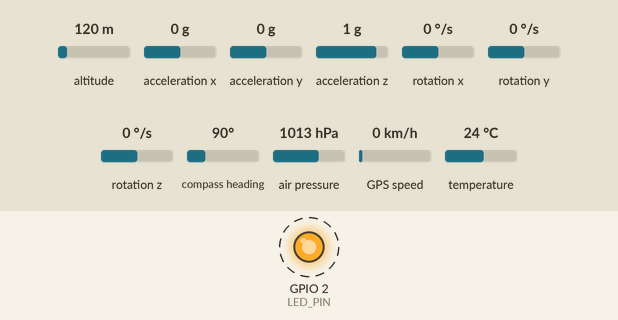
The sketch below on a simulated ESP32. Shown: output pins drawn as LEDs (lit = HIGH). Dashed ring = blinking. Inputs (shaded band) come from the test bench; at power-on: altitude 120 m, acceleration x 0 g, acceleration y 0 g, acceleration z 1 g, rotation x 0 °/s, rotation y 0 °/s, rotation z 0 °/s, compass heading 90°, air pressure 1013 hPa, GPS speed 0 km/h, temperature 24 °C. Storage starts empty; the GPS gets a fix after 3 s at 37.7749, -122.4194 with 8 satellites; no radio packets arrive unless stated; what the sketch prints to the serial monitor is not drawn.

Above: at 2.8 s.
Timing chart, 0 to 6.9 s (numbered marks = the images above):
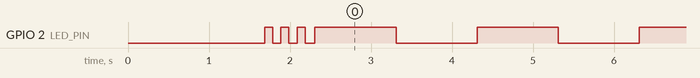

The sketch:

cansat_transmitter.ino
```cpp
/*
  CanSat flight unit (transmitter) - ESP32

  Reads:   BMP280 (temperature, pressure, altitude above launch site)
           MPU6050 IMU (acceleration, rotation rate)
           NEO-6M GPS (latitude, longitude, GPS altitude, satellites, UTC time)
  Logs:    every sample to a CSV file on the microSD card (5 Hz)
  Sends:   one sample per second over LoRa to the base station (1 Hz)

  Board:   "ESP32 Dev Module" (Arduino IDE, esp32 core by Espressif)
  Libraries (Library Manager):
           LoRa (Sandeep Mistry), TinyGPSPlus (Mikal Hart),
           Adafruit BMP280 Library, Adafruit MPU6050,
           Adafruit Unified Sensor, Adafruit BusIO
  Serial Monitor: 115200 baud (debug output while the CanSat is on USB)

  Wiring: see README.md
*/

#include <Wire.h>
#include <SPI.h>
#include <SD.h>
#include <LoRa.h>
#include <TinyGPSPlus.h>
#include <Adafruit_Sensor.h>
#include <Adafruit_BMP280.h>
#include <Adafruit_MPU6050.h>

// ---------------- Radio settings (MUST match the receiver) ----------------
// Use the band that is legal where you fly: 433E6 (Asia/EU 433 modules),
// 868E6 (Europe), 915E6 (Americas/Australia). The module must match too.
#define LORA_FREQ       433E6
#define LORA_SF         7        // 7 = fastest, 9-10 = longer range, slower
#define LORA_BW         125E3
#define LORA_CR         5        // coding rate 4/5
#define LORA_SYNC_WORD  0xF3     // private network id, keeps other LoRa traffic out
#define LORA_TX_POWER   17       // dBm (2..20). Check your local legal limit.

// ---------------- Timing ----------------
const uint32_t LOG_INTERVAL_MS = 200;    // SD logging: 5 samples per second
const uint32_t TX_INTERVAL_MS  = 1000;   // LoRa: 1 packet per second
const uint32_t FLUSH_INTERVAL_MS = 1000; // SD flush: lose at most 1 s on power cut

// ---------------- Pins (ESP32 DevKit V1, 30/38 pin) ----------------
// I2C bus: BMP280 + MPU6050
#define I2C_SDA     21
#define I2C_SCL     22
// GPS on UART2
#define GPS_RX_PIN  16   // ESP32 RX2  <- GPS TX
#define GPS_TX_PIN  17   // ESP32 TX2  -> GPS RX
#define GPS_BAUD    9600
// LoRa SX1278 / Ra-02 on VSPI
#define LORA_SCK    18
#define LORA_MISO   19
#define LORA_MOSI   23
#define LORA_CS     5
#define LORA_RST    14
#define LORA_DIO0   26
// microSD on its own SPI bus (HSPI) so it can't disturb the radio
#define SD_SCK      25
#define SD_MISO     27
#define SD_MOSI     32
#define SD_CS       33
// On-board LED: blinks on every LoRa packet
#define LED_PIN     2

// ---------------- Objects ----------------
Adafruit_BMP280 bmp;              // I2C
Adafruit_MPU6050 mpu;
TinyGPSPlus gps;
HardwareSerial GPSSerial(2);
SPIClass sdSPI(HSPI);
File logFile;

bool bmpOk = false, mpuOk = false, sdOk = false, loraOk = false;
char logName[16] = "";
float groundPressureHpa = 1013.25;  // measured at power-on, altitude is relative to it
uint32_t packetId = 0;
uint32_t lastLogMs = 0, lastTxMs = 0, lastFlushMs = 0, lastSdRetryMs = 0;

const char CSV_HEADER[] =
  "ms,utc,temp_c,pressure_hpa,alt_m,lat,lon,gps_alt_m,sats,"
  "ax_ms2,ay_ms2,az_ms2,gx_dps,gy_dps,gz_dps";

struct Sample {
  uint32_t ms;
  char utc[12];                // hh:mm:ss
  float tempC, pressHpa, altM;
  double lat, lon;
  float gpsAltM;
  int sats;
  float ax, ay, az;            // m/s^2
  float gx, gy, gz;            // deg/s
};

// ---------------------------------------------------------------------------

void feedGps() {
  while (GPSSerial.available()) gps.encode(GPSSerial.read());
}

bool initBmp() {
  // Most breakout boards use 0x76, some 0x77. Many "BMP280" boards are really
  // BME280 (chip id 0x60); temperature/pressure registers are identical.
  const uint8_t addrs[] = {0x76, 0x77};
  const uint8_t ids[] = {BMP280_CHIPID, 0x60};
  for (uint8_t a : addrs)
    for (uint8_t id : ids)
      if (bmp.begin(a, id)) {
        bmp.setSampling(Adafruit_BMP280::MODE_NORMAL,
                        Adafruit_BMP280::SAMPLING_X2,    // temperature
                        Adafruit_BMP280::SAMPLING_X16,   // pressure
                        Adafruit_BMP280::FILTER_X4,
                        Adafruit_BMP280::STANDBY_MS_1);
        return true;
      }
  return false;
}

void calibrateGroundPressure() {
  // Average 20 readings so "alt_m" reads 0 at the launch site.
  delay(100);
  float sum = 0;
  for (int i = 0; i < 20; i++) {
    sum += bmp.readPressure() / 100.0f;
    delay(50);
  }
  groundPressureHpa = sum / 20.0f;
}

bool initMpu() {
  if (!mpu.begin(0x68, &Wire) && !mpu.begin(0x69, &Wire)) return false;
  mpu.setAccelerometerRange(MPU6050_RANGE_16_G);   // parachute opening shock
  mpu.setGyroRange(MPU6050_RANGE_500_DEG);
  mpu.setFilterBandwidth(MPU6050_BAND_21_HZ);
  return true;
}

bool openLogFile() {
  // New file every power-on: LOG000.CSV, LOG001.CSV, ...
  for (int i = 0; i < 1000; i++) {
    snprintf(logName, sizeof(logName), "/LOG%03d.CSV", i);
    if (!SD.exists(logName)) break;
  }
  logFile = SD.open(logName, FILE_WRITE);
  if (!logFile) return false;
  logFile.println(CSV_HEADER);
  logFile.flush();
  return true;
}

bool initSd() {
  sdSPI.begin(SD_SCK, SD_MISO, SD_MOSI, SD_CS);
  if (!SD.begin(SD_CS, sdSPI, 4000000)) return false;
  return openLogFile();
}

bool initLora() {
  SPI.begin(LORA_SCK, LORA_MISO, LORA_MOSI, LORA_CS);
  LoRa.setSPI(SPI);
  LoRa.setPins(LORA_CS, LORA_RST, LORA_DIO0);
  if (!LoRa.begin(LORA_FREQ)) return false;
  LoRa.setSpreadingFactor(LORA_SF);
  LoRa.setSignalBandwidth(LORA_BW);
  LoRa.setCodingRate4(LORA_CR);
  LoRa.setSyncWord(LORA_SYNC_WORD);
  LoRa.enableCrc();
  LoRa.setTxPower(LORA_TX_POWER);
  return true;
}

void readSample(Sample &s) {
  s.ms = millis();

  if (bmpOk) {
    s.tempC = bmp.readTemperature();
    s.pressHpa = bmp.readPressure() / 100.0f;
    s.altM = bmp.readAltitude(groundPressureHpa);
  } else {
    s.tempC = s.pressHpa = s.altM = NAN;
  }

  if (mpuOk) {
    sensors_event_t a, g, t;
    mpu.getEvent(&a, &g, &t);
    s.ax = a.acceleration.x;  s.ay = a.acceleration.y;  s.az = a.acceleration.z;
    s.gx = g.gyro.x * RAD_TO_DEG;  s.gy = g.gyro.y * RAD_TO_DEG;  s.gz = g.gyro.z * RAD_TO_DEG;
  } else {
    s.ax = s.ay = s.az = s.gx = s.gy = s.gz = NAN;
  }

  // Treat a fix older than 3 s as lost
  bool fix = gps.location.isValid() && gps.location.age() < 3000;
  s.lat = fix ? gps.location.lat() : 0.0;
  s.lon = fix ? gps.location.lng() : 0.0;
  s.gpsAltM = (fix && gps.altitude.isValid()) ? gps.altitude.meters() : NAN;
  s.sats = gps.satellites.isValid() ? gps.satellites.value() : 0;
  if (gps.time.isValid())
    snprintf(s.utc, sizeof(s.utc), "%02d:%02d:%02d",
             gps.time.hour(), gps.time.minute(), gps.time.second());
  else
    strcpy(s.utc, "--:--:--");
}

// One CSV line, same columns as CSV_HEADER
int formatSample(const Sample &s, char *buf, size_t len) {
  return snprintf(buf, len,
    "%lu,%s,%.2f,%.2f,%.1f,%.6f,%.6f,%.1f,%d,%.2f,%.2f,%.2f,%.1f,%.1f,%.1f",
    (unsigned long)s.ms, s.utc, s.tempC, s.pressHpa, s.altM,
    s.lat, s.lon, s.gpsAltM, s.sats,
    s.ax, s.ay, s.az, s.gx, s.gy, s.gz);
}

void logToSd(const char *line) {
  if (!sdOk) {
    // Card missing or knocked loose: try to remount every 5 s
    if (millis() - lastSdRetryMs > 5000) {
      lastSdRetryMs = millis();
      SD.end();
      sdOk = initSd();
      if (sdOk) Serial.printf("SD remounted, logging to %s\n", logName);
    }
    return;
  }
  if (logFile.println(line) == 0) {
    Serial.println("SD write failed");
    logFile.close();
    sdOk = false;
    return;
  }
  if (millis() - lastFlushMs >= FLUSH_INTERVAL_MS) {
    lastFlushMs = millis();
    logFile.flush();
  }
}

void sendLora(const char *line) {
  if (!loraOk) return;
  // Non-blocking send; skip this slot if the previous packet is still on air
  if (!LoRa.beginPacket()) return;
  LoRa.print("CS,");
  LoRa.print(packetId++);
  LoRa.print(',');
  LoRa.print(line);
  LoRa.endPacket(true);
  digitalWrite(LED_PIN, !digitalRead(LED_PIN));
}

void setup() {
  Serial.begin(115200);
  delay(500);
  pinMode(LED_PIN, OUTPUT);
  Serial.println("\n=== CanSat transmitter ===");

  Wire.begin(I2C_SDA, I2C_SCL);
  Wire.setClock(400000);

  GPSSerial.setRxBufferSize(1024);
  GPSSerial.begin(GPS_BAUD, SERIAL_8N1, GPS_RX_PIN, GPS_TX_PIN);

  bmpOk = initBmp();
  if (bmpOk) calibrateGroundPressure();
  mpuOk = initMpu();
  sdOk = initSd();
  loraOk = initLora();

  Serial.printf("BMP280 : %s", bmpOk ? "OK" : "NOT FOUND");
  if (bmpOk) Serial.printf("  (ground pressure %.2f hPa)", groundPressureHpa);
  Serial.printf("\nMPU6050: %s\n", mpuOk ? "OK" : "NOT FOUND");
  Serial.printf("SD card: %s%s\n", sdOk ? "OK, logging to " : "NOT FOUND", sdOk ? logName : "");
  Serial.printf("LoRa   : %s\n", loraOk ? "OK" : "NOT FOUND");
  Serial.println("GPS    : waiting for fix (needs open sky, can take 1-5 min cold start)");
  Serial.println(CSV_HEADER);

  // Fast blink 3x = everything up, long on = something missing
  bool allOk = bmpOk && mpuOk && sdOk && loraOk;
  for (int i = 0; i < 3; i++) {
    digitalWrite(LED_PIN, HIGH); delay(allOk ? 100 : 600);
    digitalWrite(LED_PIN, LOW);  delay(100);
  }
}

void loop() {
  feedGps();

  uint32_t now = millis();
  if (now - lastLogMs < LOG_INTERVAL_MS) return;
  lastLogMs = now;

  Sample s;
  readSample(s);
  char line[200];
  formatSample(s, line, sizeof(line));

  logToSd(line);

  if (now - lastTxMs >= TX_INTERVAL_MS) {
    lastTxMs = now;
    sendLora(line);
    Serial.println(line);   // 1 line per second on USB for bench testing
  }
}
```

Measured:
- by itself, GPIO 2 (LED_PIN): HIGH → LOW at 1.8 s, → HIGH 0.10 s later, → LOW 0.10 s later, → HIGH 0.10 s later, … (133 changes in this stretch)
